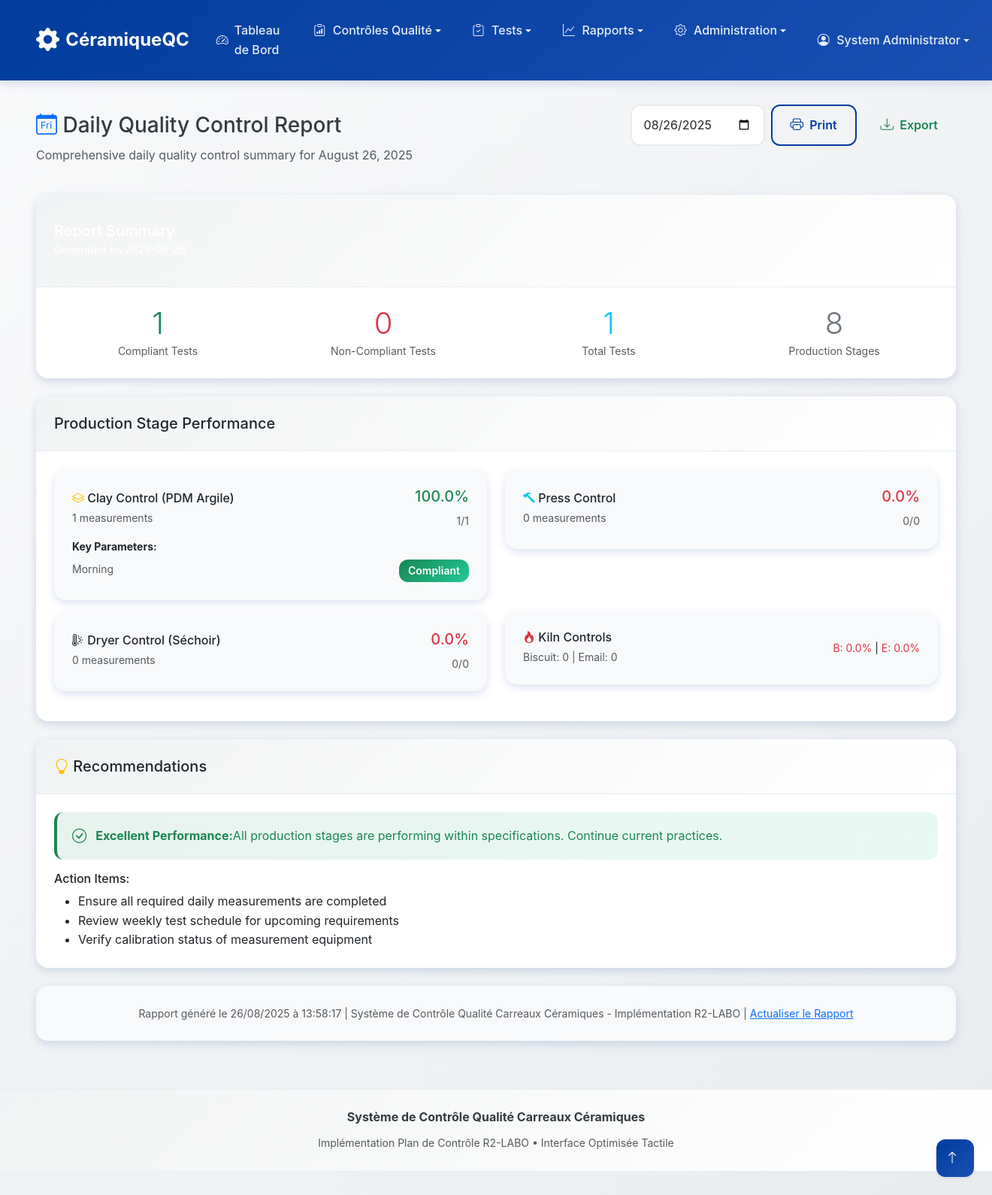
Before: /reports/daily (signed in) with the older database file.
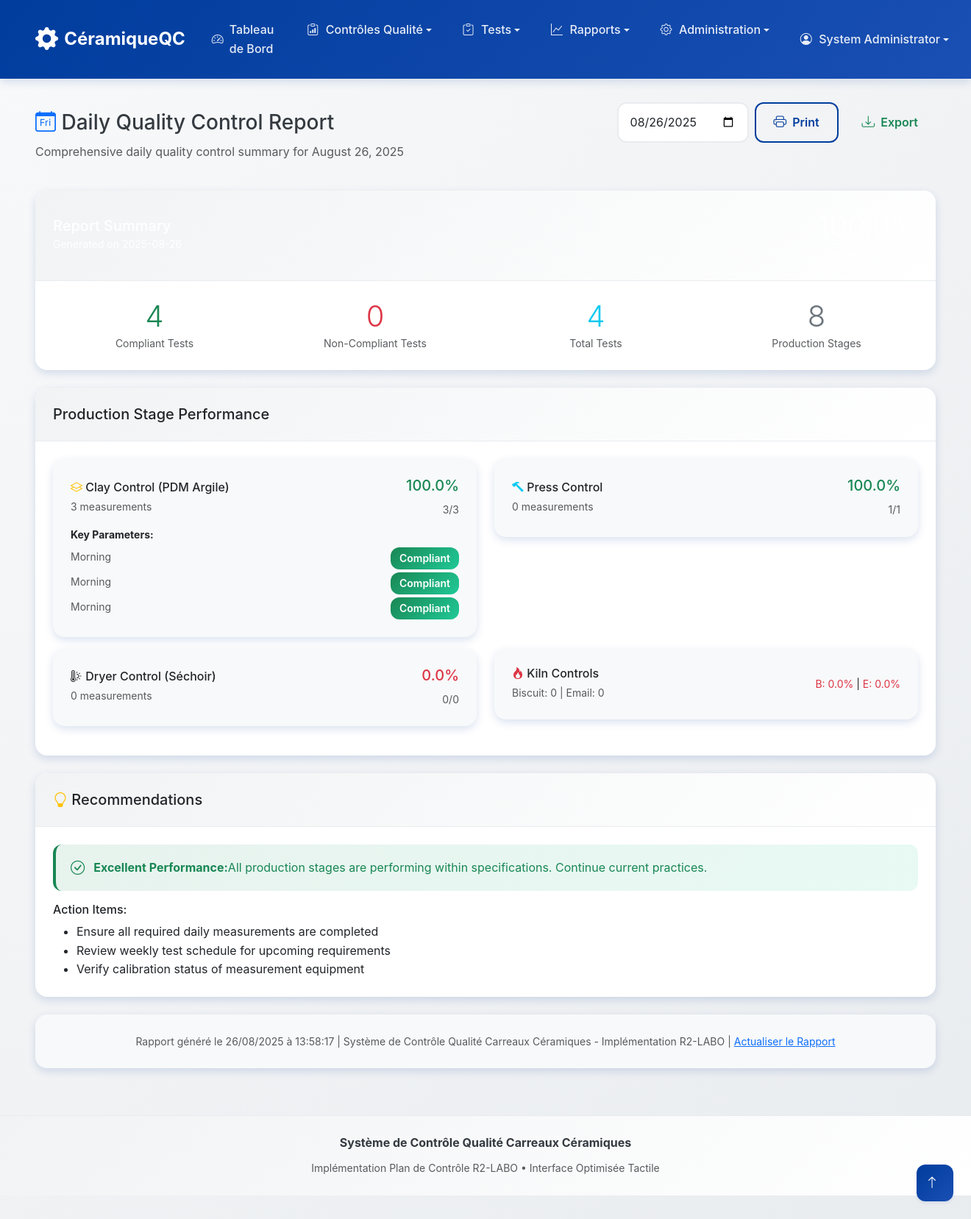
After: the same page with the newer database file.
### models.py (models this page shows)
class ClayControl(db.Model):
    id = db.Column(db.Integer, primary_key=True)
    date = db.Column(db.Date, nullable=False, default=date.today)
    shift = db.Column(db.String(20))  # morning, afternoon, night
    measurement_time_1 = db.Column(db.Time)  # First measurement time
    measurement_time_2 = db.Column(db.Time)  # Second measurement time
    humidity_before_prep = db.Column(db.Float)  # 2.5-4.1%
    humidity_after_sieving = db.Column(db.Float)  # 2-3.5%
    humidity_after_prep = db.Column(db.Float)  # 5.3-6.3%
    granulometry_refusal = db.Column(db.Float)  # 10-20%
    calcium_carbonate = db.Column(db.Float)  # 15-25%
    controller_id = db.Column(db.Integer, db.ForeignKey('user.id'))
    compliance_status = db.Column(db.String(20))  # compliant, non_compliant, partial
    notes = db.Column(db.Text)
    created_at = db.Column(db.DateTime, default=datetime.utcnow)
    controller = db.relationship('User', backref='clay_controls')

### routes/reports.py (the view)
@reports_bp.route('/daily')
@login_required
def daily_report():
    report_date = request.args.get('date')
    if report_date:
        try:
            selected_date = date.fromisoformat(report_date)
        except ValueError:
            selected_date = date.today()
    else:
        selected_date = date.today()
    report_data = export_daily_report(selected_date)
    return render_template('reports/daily_report.html',
                         report_data=report_data,
                         selected_date=selected_date)

### app.py (called while the page is built)
@login_manager.user_loader
def load_user(user_id):
    from models import User
    return User.query.get(int(user_id))

### templates/reports/daily_report.html (shortened to what the changed rows need)
{% extends "base.html" %}
{% block content %}
<div class="row mb-4">
    <div class="col-12">
        <div class="d-flex justify-content-between align-items-center">
            <h1 class="h3 mb-0">
                <i class="bi bi-calendar-day text-primary"></i> Daily Quality Control Report
            </h1>
        </div>
    </div>
</div>
{% if report_data %}
<div class="row mb-4">
    <div class="col-12">
        <div class="card border-0 shadow-sm">
            <div class="card-header bg-primary text-white">
                <div class="row align-items-center">
                    <div class="col-md-8">
                        <h5 class="mb-0">Report Summary</h5>
                        <small>Generated on {{ report_data.date }}</small>
                    </div>
                    <div class="col-md-4 text-end">
                        <div class="display-6">
                        </div>
                        <small>Overall Compliance</small>
                    </div>
                </div>
            </div>
            <div class="card-body">
                <div class="row">
                    <div class="col-md-3 text-center">
                        <div class="text-success display-6">{{ report_data.stats.overall.compliant }}</div>
                        <small class="text-muted">Compliant Tests</small>
                    </div>
                    <div class="col-md-3 text-center">
                        <div class="text-danger display-6">{{ report_data.stats.overall.non_compliant }}</div>
                        <small class="text-muted">Non-Compliant Tests</small>
                    </div>
                    <div class="col-md-3 text-center">
                        <div class="text-info display-6">{{ report_data.stats.overall.total }}</div>
                        <small class="text-muted">Total Tests</small>
                    </div>
                    <div class="col-md-3 text-center">
                        <div class="text-secondary display-6">8</div>
                        <small class="text-muted">Production Stages</small>
                    </div>
                </div>
            </div>
        </div>
    </div>
</div>
<div class="row mb-4">
    <div class="col-12">
        <div class="card border-0 shadow-sm">
            <div class="card-header bg-light">
                <h5 class="mb-0"> Production Stage Performance</h5>
            </div>
            <div class="card-body">
                <div class="row">
                    <div class="col-lg-6 mb-3">
                        <div class="card border-0 bg-light">
                            <div class="card-body">
                                <div class="d-flex justify-content-between align-items-center">
                                    <div>
                                        <h6 class="mb-1"><i class="bi bi-layers text-warning"></i> Clay Control (PDM Argile)</h6>
                                        <small class="text-muted">{{ report_data.clay_controls|length }} measurements</small>
                                    </div>
                                    <div class="text-end">
                                        {% set clay_rate = (report_data.stats.clay.compliant / report_data.stats.clay.total * 100) if report_data.stats.clay.total > 0 else 0 %}
                                        <div class="text-{{ 'success' if clay_rate >= 95 else 'warning' if clay_rate >= 80 else 'danger' }} h5">
                                            {{ "%.1f"|format(clay_rate) }}%
                                        </div>
                                        <small class="text-muted">{{ report_data.stats.clay.compliant }}/{{ report_data.stats.clay.total }}</small>
                                    </div>
                                </div>
                                {% if report_data.clay_controls %}
                                <div class="mt-2">
                                    <small><strong>Key Parameters:</strong></small>
                                    {% for control in report_data.clay_controls[:3] %}
                                    <div class="row mt-1">
                                        <div class="col-6">
                                            <small class="text-muted">{{ control.shift|title if control.shift else 'N/A' }}</small>
                                        </div>
                                        <div class="col-6 text-end">
                                            <span class="badge bg-{{ 'success' if control.compliance_status == 'compliant' else 'danger' }}">
                                                {{ control.compliance_status|title }}
                                            </span>
                                        </div>
                                    </div>
                                    {% endfor %}
                                </div>
                                {% endif %}
                            </div>
                        </div>
                    </div>
                    <div class="col-lg-6 mb-3">
                        <div class="card border-0 bg-light">
                            <div class="card-body">
                                <div class="d-flex justify-content-between align-items-center">
                                    <div>
                                        <h6 class="mb-1"><i class="bi bi-hammer text-info"></i> Press Control</h6>
                                        <small class="text-muted">{{ report_data.press_controls|length }} measurements</small>
                                    </div>
                                    <div class="text-end">
                                        {% set press_rate = (report_data.stats.press.compliant / report_data.stats.press.total * 100) if report_data.stats.press.total > 0 else 0 %}
                                        <div class="text-{{ 'success' if press_rate >= 95 else 'warning' if press_rate >= 80 else 'danger' }} h5">
                                            {{ "%.1f"|format(press_rate) }}%
                                        </div>
                                        <small class="text-muted">{{ report_data.stats.press.compliant }}/{{ report_data.stats.press.total }}</small>
                                    </div>
                                </div>
                            </div>
                        </div>
                    </div>
                    <div class="col-lg-6 mb-3">
                        <div class="card border-0 bg-light">
                            <div class="card-body">
                                <div class="d-flex justify-content-between align-items-center">
                                    <div>
                                        <h6 class="mb-1"><i class="bi bi-thermometer-sun text-orange"></i> Dryer Control (Séchoir)</h6>
                                        <small class="text-muted">{{ report_data.dryer_controls|length }} measurements</small>
                                    </div>
                                    <div class="text-end">
                                        {% set dryer_rate = (report_data.stats.dryer.compliant / report_data.stats.dryer.total * 100) if report_data.stats.dryer.total > 0 else 0 %}
                                        <div class="text-{{ 'success' if dryer_rate >= 95 else 'warning' if dryer_rate >= 80 else 'danger' }} h5">
                                            {{ "%.1f"|format(dryer_rate) }}%
                                        </div>
                                        <small class="text-muted">{{ report_data.stats.dryer.compliant }}/{{ report_data.stats.dryer.total }}</small>
                                    </div>
                                </div>
                            </div>
                        </div>
                    </div>
                    <div class="col-lg-6 mb-3">
                        <div class="card border-0 bg-light">
                            <div class="card-body">
                                <div class="d-flex justify-content-between align-items-center">
                                    <div>
                                        <h6 class="mb-1"><i class="bi bi-fire text-danger"></i> Kiln Controls</h6>
                                        <small class="text-muted">Biscuit: {{ report_data.biscuit_kiln_controls|length }} | Email: {{ report_data.email_kiln_controls|length }}</small>
                                    </div>
                                    <div class="text-end">
                                        {% set biscuit_rate = (report_data.stats.biscuit_kiln.compliant / report_data.stats.biscuit_kiln.total * 100) if report_data.stats.biscuit_kiln.total > 0 else 0 %}
                                        {% set email_rate = (report_data.stats.email_kiln.compliant / report_data.stats.email_kiln.total * 100) if report_data.stats.email_kiln.total > 0 else 0 %}
                                        <div class="small">
                                            <span class="text-{{ 'success' if biscuit_rate >= 95 else 'warning' if biscuit_rate >= 80 else 'danger' }}">
                                                B: {{ "%.1f"|format(biscuit_rate) }}%
                                            </span> |
                                            <span class="text-{{ 'success' if email_rate >= 95 else 'warning' if email_rate >= 80 else 'danger' }}">
                                                E: {{ "%.1f"|format(email_rate) }}%
                                            </span>
                                        </div>
                                    </div>
                                </div>
                            </div>
                        </div>
                    </div>
                </div>
            </div>
        </div>
    </div>
</div>
<div class="row mb-4">
    <div class="col-12">
        <div class="card border-0 shadow-sm">
            <div class="card-header bg-light">
                <h5 class="mb-0"><i class="bi bi-lightbulb text-warning"></i> Recommendations</h5>
            </div>
            <div class="card-body">
                {% if report_data.stats.overall.compliance_rate >= 98 %}
                <div class="alert alert-success">
                    <i class="bi bi-check-circle"></i>
                    <strong>Excellent Performance:</strong> All production stages are performing within specifications. Continue current practices.
                </div>
                {% elif report_data.stats.overall.compliance_rate >= 95 %}
                <div class="alert alert-info">
                    <i class="bi bi-info-circle"></i>
                    <strong>Good Performance:</strong> Most stages are compliant. Monitor non-compliant areas for trends.
                </div>
                {% elif report_data.stats.overall.compliance_rate >= 80 %}
                <div class="alert alert-warning">
                    <i class="bi bi-exclamation-triangle"></i>
                    <strong>Attention Required:</strong> Several non-conformities detected. Review processes and implement corrective actions.
                </div>
                {% else %}
                <div class="alert alert-danger">
                    <i class="bi bi-x-circle"></i>
                    <strong>Critical Issues:</strong> Multiple stages showing non-compliance. Immediate intervention required.
                </div>
                {% endif %}
                <h6 class="mt-3">Action Items:</h6>
                <ul class="mb-0">
                    {% if report_data.stats.overall.total < 20 %}
                    <li>Ensure all required daily measurements are completed</li>
                    {% endif %}
                    <li>Review weekly test schedule for upcoming requirements</li>
                    <li>Verify calibration status of measurement equipment</li>
                </ul>
            </div>
        </div>
    </div>
</div>
{% endif %}
{% endblock %}

Changed rows visible on the page:
added ClayControl: shift "Morning", compliance_status "Compliant"
added ClayControl: shift "Morning", compliance_status "Compliant"
Other visible differences:
{{ report_data.stats.overall.compliant }}: "1" → "4"
{{ report_data.stats.overall.total }}: "1" → "4"
{{ report_data.clay_controls|length }}: "1" → "3"
{{ report_data.stats.clay.compliant }}: "1" → "3"
{{ report_data.stats.clay.total }}: "1" → "3"
{{ "%.1f"|format(press_rate) }}: "0.0" → "100.0"
{{ report_data.stats.press.compliant }}: "0" → "1"
{{ report_data.stats.press.total }}: "0" → "1"
